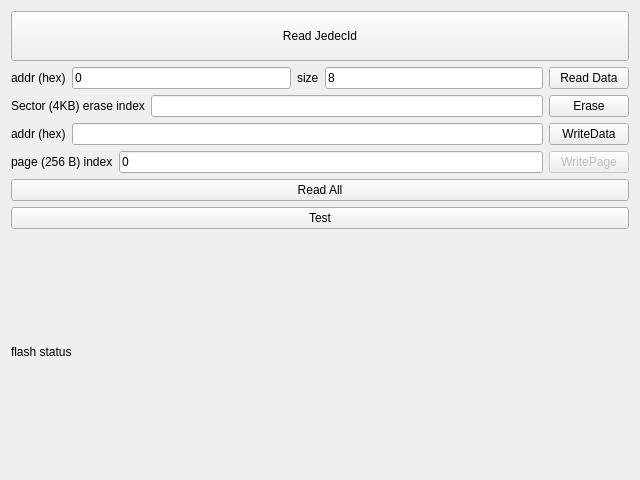
<?xml version="1.0" encoding="UTF-8"?>
<ui version="4.0">
 <class>FormSPIFlash</class>
 <widget class="QWidget" name="FormSPIFlash">
  <property name="geometry">
   <rect>
    <x>0</x>
    <y>0</y>
    <width>640</width>
    <height>480</height>
   </rect>
  </property>
  <property name="windowTitle">
   <string>Form</string>
  </property>
  <layout class="QVBoxLayout" name="verticalLayout">
   <item>
    <widget class="QPushButton" name="pushButtonJedecId">
     <property name="minimumSize">
      <size>
       <width>50</width>
       <height>50</height>
      </size>
     </property>
     <property name="text">
      <string>Read JedecId</string>
     </property>
    </widget>
   </item>
   <item>
    <layout class="QHBoxLayout" name="horizontalLayout">
     <item>
      <widget class="QLabel" name="label">
       <property name="text">
        <string>addr (hex)</string>
       </property>
      </widget>
     </item>
     <item>
      <widget class="QLineEdit" name="lineEditReadAddr">
       <property name="text">
        <string>0</string>
       </property>
       <property name="maxLength">
        <number>12</number>
       </property>
      </widget>
     </item>
     <item>
      <widget class="QLabel" name="label_2">
       <property name="text">
        <string>size</string>
       </property>
      </widget>
     </item>
     <item>
      <widget class="QLineEdit" name="lineEditReadSize">
       <property name="text">
        <string>8</string>
       </property>
       <property name="maxLength">
        <number>12</number>
       </property>
      </widget>
     </item>
     <item>
      <widget class="QPushButton" name="pushButtonReadData">
       <property name="text">
        <string>Read Data</string>
       </property>
      </widget>
     </item>
    </layout>
   </item>
   <item>
    <layout class="QHBoxLayout" name="horizontalLayout_2">
     <item>
      <widget class="QLabel" name="label_3">
       <property name="text">
        <string>Sector (4KB) erase index</string>
       </property>
      </widget>
     </item>
     <item>
      <widget class="QLineEdit" name="lineEditSectorEraseIndex">
       <property name="enabled">
        <bool>true</bool>
       </property>
      </widget>
     </item>
     <item>
      <widget class="QPushButton" name="pushButtonSectorErase">
       <property name="text">
        <string>Erase</string>
       </property>
      </widget>
     </item>
    </layout>
   </item>
   <item>
    <layout class="QHBoxLayout" name="horizontalLayout_4">
     <item>
      <widget class="QLabel" name="label_5">
       <property name="text">
        <string>addr (hex)</string>
       </property>
      </widget>
     </item>
     <item>
      <widget class="QLineEdit" name="lineEditWriteAddr"/>
     </item>
     <item>
      <widget class="QPushButton" name="pushButtonWriteData">
       <property name="text">
        <string>WriteData</string>
       </property>
      </widget>
     </item>
    </layout>
   </item>
   <item>
    <layout class="QHBoxLayout" name="horizontalLayout_3">
     <item>
      <widget class="QLabel" name="label_4">
       <property name="text">
        <string>page (256 B) index</string>
       </property>
      </widget>
     </item>
     <item>
      <widget class="QLineEdit" name="lineEditPageIndex">
       <property name="text">
        <string>0</string>
       </property>
      </widget>
     </item>
     <item>
      <widget class="QPushButton" name="pushButtonWritePage">
       <property name="enabled">
        <bool>false</bool>
       </property>
       <property name="text">
        <string>WritePage</string>
       </property>
      </widget>
     </item>
    </layout>
   </item>
   <item>
    <widget class="QPushButton" name="pushButtonReadAll">
     <property name="text">
      <string>Read All</string>
     </property>
    </widget>
   </item>
   <item>
    <widget class="QPushButton" name="pushButtonTest">
     <property name="text">
      <string>Test</string>
     </property>
    </widget>
   </item>
   <item>
    <widget class="QLabel" name="labelFlashStatus">
     <property name="text">
      <string>flash status</string>
     </property>
    </widget>
   </item>
  </layout>
 </widget>
 <resources/>
 <connections/>
</ui>
